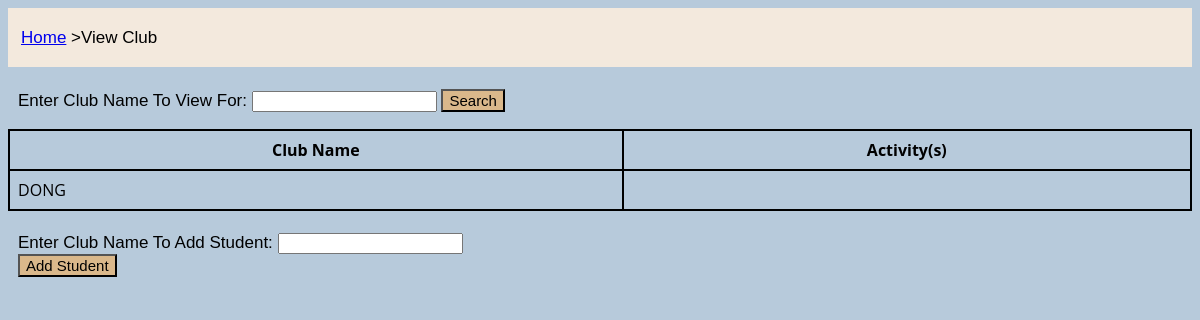
Before: /view/club with the older database file.
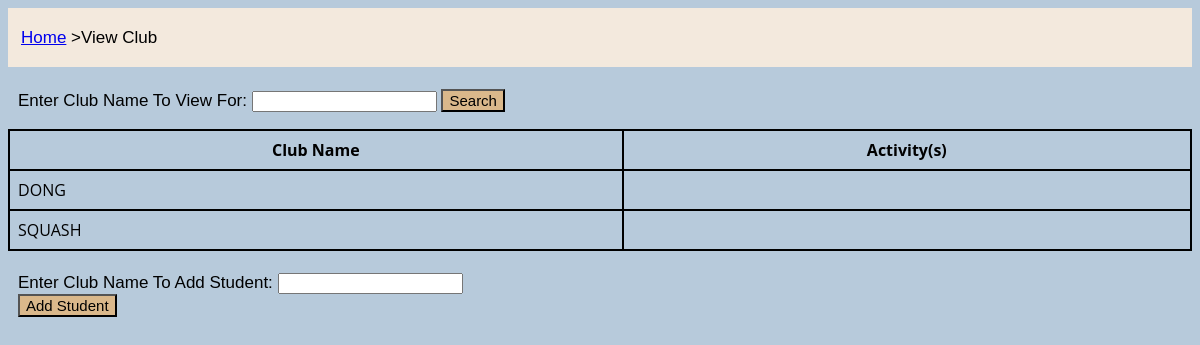
After: the same page with the newer database file.
### tables this page shows
CREATE TABLE Club (
    ID INTEGER PRIMARY KEY,
    Name TEXT NOT NULL
);

### main.py (the view, shortened to what this page needs)
@app.route('/view/<form>', methods=['GET', 'POST'])
def view(form):
    view_records = db.coll[form].get_all()
    if "view" in request.args:
        view_parameters = dict(request.form)
        view_records = db.coll[form].find(Name=view_parameters['Name'])
    if form == 'club':
        return render_template('view_club.html', view_records=view_records)

### db.py (called while the page is built)
    def execute(self, sql, values=""):
        with sqlite3.connect(self.__database) as conn:
            cur = conn.cursor()
            cur.execute(sql, values)
            result = []
            loop = cur.fetchall()
            for rec in loop:
                result.append(rec)
            conn.commit()
            return result

    def get_all(self):
        sql = f'SELECT * FROM {self.__table};'
        return self.execute(sql)

### templates/view_club.html (shortened to what this page needs)
<html>
    <head>
        <link href="{{url_for('static', filename="add_style.css")}}" rel="stylesheet" type="text/css">
    </head>
    <body>
        <div class="topbar">
            <p style="padding-left:3px;"><a href="/">Home</a> >View Club</p>
        </div><br/>
         <form class="form_styles" action="/view/club?view" method="post">
            <label for="club">Enter Club Name To View For:</label>
            <input type="text" id="club" name="Name" value="">
             <input style="background-color: #DAB88B; font-size:15px;" type="submit" value="Search">
         </form>
        <table style="padding-left:10px; border-collapse: collapse; width: 100%;">
            <tr>
                <th style="padding:8px; border: 2px solid black;">Club Name</th>
                <th style="padding:8px; border: 2px solid black;">Activity(s)</th>
            </tr>
            {% for record in view_records %}
            <tr>
                <td style="padding:8px; border:2px solid black;">{{record[1]}}</td>
                <td style="padding:8px; border:2px solid black;"></td>
            </tr>
            {%endfor%}
        </table><br/>
        <form class="form_styles" action="/edit/membership" method="post">
        <label for="add">Enter Club Name To Add Student:</label>
        <input type="text" id="add" name="Name" value=""><br/>
        <input style="background-color: #DAB88B; font-size:15px;" type="submit" value="Add Student">
        </form>
    </body>
</html>

Changed rows visible on the page:
added Club: Name "SQUASH"
